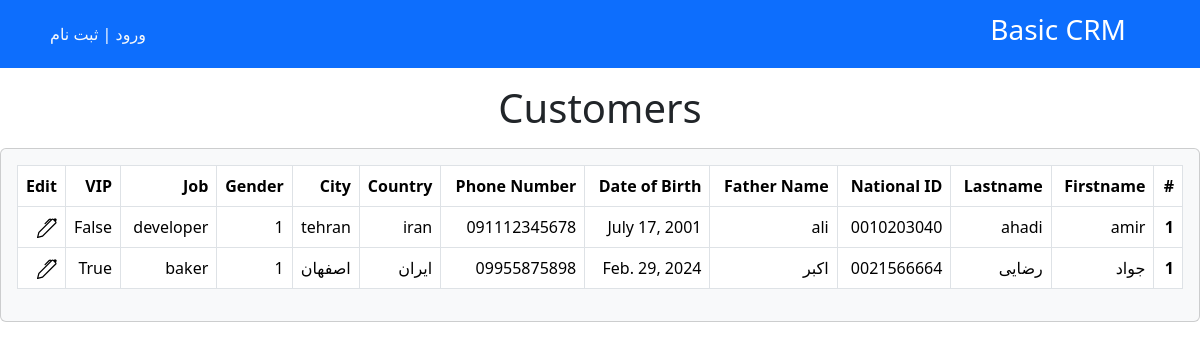
The app's page /, older data.
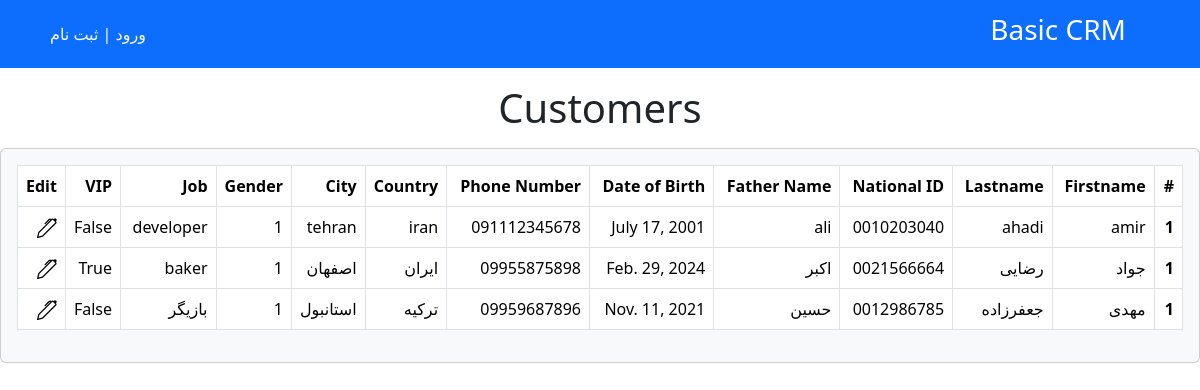
The same page, newer data.
### customers/models.py (models this page shows)
class Customer(models.Model):
    GENDER_CHOICES = (
        ('1', 'Male'),
        ('2', 'Female'),
        ('3', 'Other'),
    )
    firstname = models.CharField(max_length=100)
    lastname = models.CharField(max_length=100)
    nat_id = models.CharField(max_length=10)
    father_name = models.CharField(max_length=100)
    date_of_birth = models.DateField()
    phone_number = models.CharField(max_length=12)
    country = models.CharField(max_length=50)
    city = models.CharField(max_length=50)
    gender = models.CharField(choices=GENDER_CHOICES, max_length=1)
    job = models.CharField(max_length=100)
    vip = models.BooleanField(default=False)
    datetime_created = models.DateTimeField(auto_now_add=True)
    datetime_modified = models.DateTimeField(auto_now=True)

### customers/views.py (the view)
# urls.py: path('', CustomersList.as_view(), name="customers_list"),
class CustomersList(generic.ListView):
    template_name = "customers/customers_list.html"
    model = Customer
    context_object_name = 'customers_list'

### customers/templates/customers/customers_list.html (shortened to what this page needs)
{% extends '_base.html' %}
{% block content %}
    <div class="mt-3">
        <center><h1>Customers</h1></center>
    </div>
    <div class="card card bg-light mt-3">
        <div class="card-body">
            <table class="table table-bordered">
                <thead>
                <tr>
                    <th scope="col">#</th>
                    <th scope="col">Firstname</th>
                    <th scope="col">Lastname</th>
                    <th scope="col">National ID</th>
                    <th scope="col">Father Name</th>
                    <th scope="col">Date of Birth</th>
                    <th scope="col">Phone Number</th>
                    <th scope="col">Country</th>
                    <th scope="col">City</th>
                    <th scope="col">Gender</th>
                    <th scope="col">Job</th>
                    <th scope="col">VIP</th>
                    <th scope="col">Edit</th>
                </tr>
                </thead>
                <tbody>
                {% for customer in customers_list %}
                    <tr>
                        <th scope="row">1</th>
                        <td>{{ customer.firstname }}</td>
                        <td>{{ customer.lastname }}</td>
                        <td>{{ customer.nat_id }}</td>
                        <td>{{ customer.father_name }}</td>
                        <td>{{ customer.date_of_birth }}</td>
                        <td>{{ customer.phone_number }}</td>
                        <td width="10">{{ customer.country }}</td>
                        <td width="10">{{ customer.city }}</td>
                        <td width="10">{{ customer.gender }}</td>
                        <td>{{ customer.job }}</td>
                        <td width="10">{{ customer.vip }}</td>
                        <td width="10">
                        </td>
                    </tr>
                {% endfor %}
                </tbody>
            </table>
        </div>
    </div>
{% endblock content %}

Row changes from the older to the newer data that the page shows:
added Customer: firstname "مهدی", lastname "جعفرزاده", nat_id "0012986785", father_name "حسین", date_of_birth "Nov. 11, 2021", phone_number "09959687896", country "ترکیه", city "استانبول", gender "1", job "بازیگر", vip "False"
